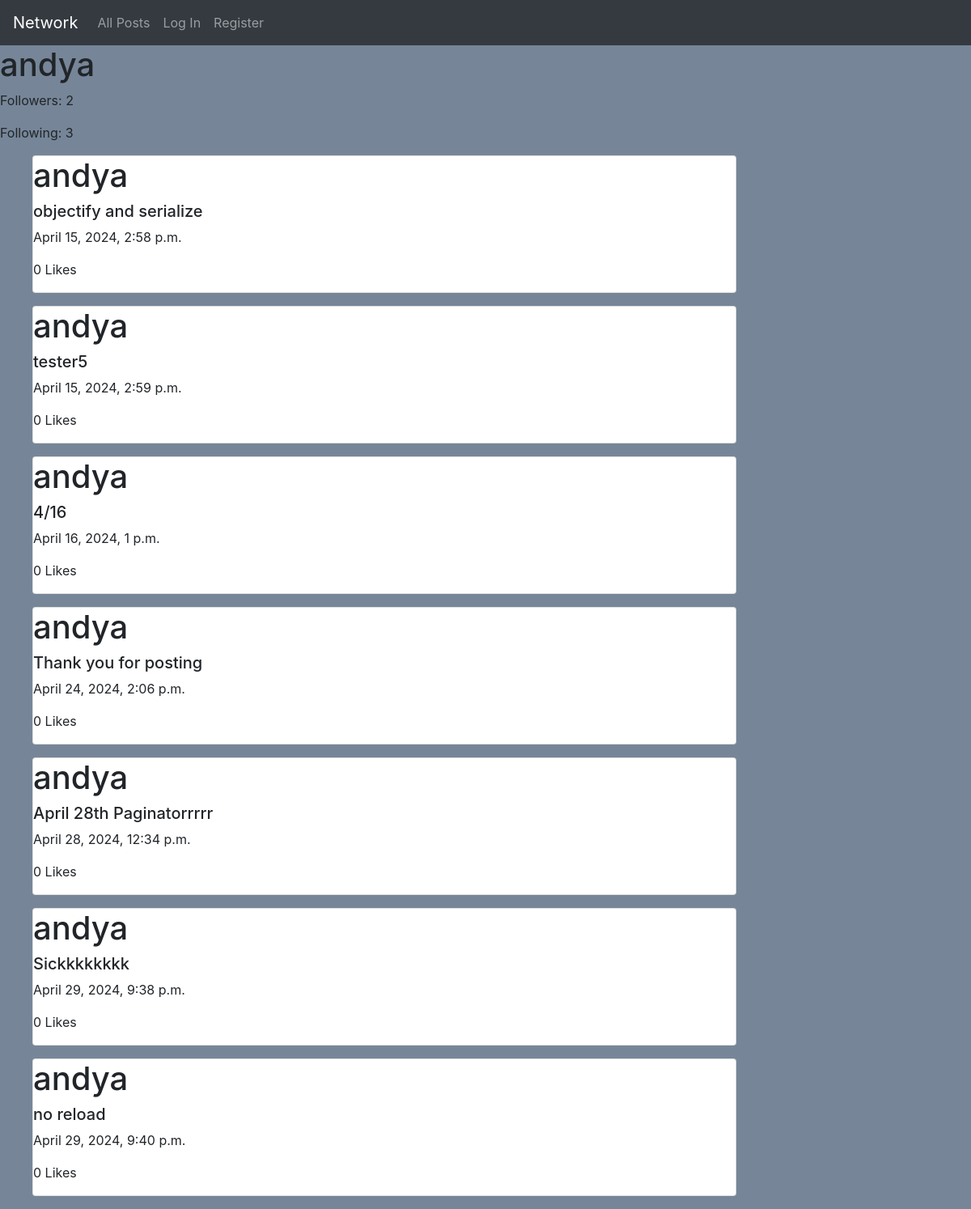
The page /profile/2 on the database its author committed.
### network/models.py (models this page shows, shortened)
class User(AbstractUser):
    followers = models.ManyToManyField('self', related_name='following', symmetrical=False, blank=True)
    def __str__(self):
        return self.username

class Post(models.Model):
    user = models.ForeignKey('User', on_delete=models.CASCADE, blank=True, null=True)
    text = models.CharField(max_length=255, blank=True)
    timestamp = models.DateTimeField(auto_now_add=True)
    likes = models.IntegerField(default=0)

### network/views.py (the view)
# urls.py: path("profile/<int:id>", views.user_profile, name="profile"),
def user_profile(request, id):
    current_user = request.user
    if request.method == "GET":
        target_user = User.objects.get(pk=id)
        posts = Post.objects.filter(user=id)
        logged_in = request.user
        followers = target_user.followers.all()
        following = target_user.following.all()
        is_following = logged_in in followers
        return render(request, "network/profile.html", {
            "posts":posts.all(),
            "target_user": target_user,
            "logged_in": logged_in,
            "followers": followers.count(),
            "following": following.count(),
            "is_following": is_following,
        })
    elif request.method == "POST":
       follow = target_user.followers.add(current_user)
       follow.save()
    return JsonResponse({'message': 'User followed successfully'})

### network/templates/network/profile.html (shortened to what this page needs)
{% extends "network/layout.html" %}
{% load static %}
{% block body %}
<h1 class="target_user">{{ target_user }}</h1>
<p>Followers: {{ followers }}</p>
<p>Following: {{ following }}</p>
<div>
    {% for post in posts %}
        <ul>
            <div class="card w-75">
                <h1>{{post.user}}</h1>
                <h5>{{post.text}}</h5>
                <p>{{post.timestamp}}</p>
                <p>{{post.likes}} Likes</p>
            </div>
        </ul>
    {% endfor %}
</div>
{% endblock %}

### network/static/network/styles.css (style rules this page uses)
body { background-color: #768698; }

### rows shown on the page
User: username "andya"
Post: user "andya", text "objectify and serialize", timestamp "April 15, 2024, 2:58 p.m.", likes "0"
Post: user "andya", text "tester5", timestamp "April 15, 2024, 2:59 p.m.", likes "0"
Post: user "andya", text "4/16", timestamp "April 16, 2024, 1 p.m.", likes "0"
Post: user "andya", text "Thank you for posting", timestamp "April 24, 2024, 2:06 p.m.", likes "0"
Post: user "andya", text "April 28th Paginatorrrrr", timestamp "April 28, 2024, 12:34 p.m.", likes "0"
Post: user "andya", text "Sickkkkkkkk", timestamp "April 29, 2024, 9:38 p.m.", likes "0"
Post: user "andya", text "no reload", timestamp "April 29, 2024, 9:40 p.m.", likes "0"

### other values the page prints
{{ followers }} "2"
{{ following }} "3"
